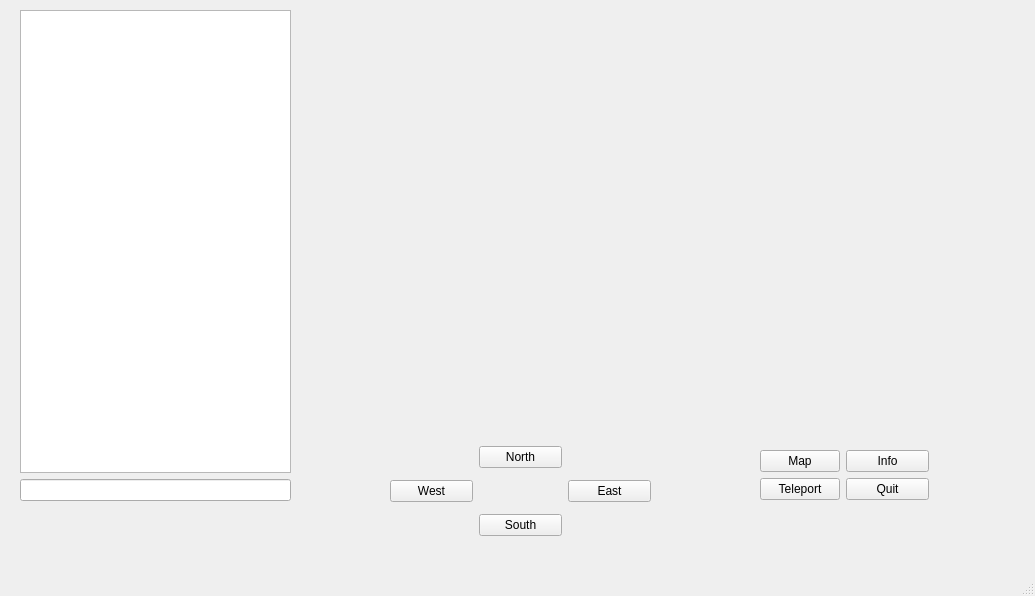
<?xml version="1.0" encoding="UTF-8"?>
<ui version="4.0">
 <class>MainWindow</class>
 <widget class="QMainWindow" name="MainWindow">
  <property name="geometry">
   <rect>
    <x>0</x>
    <y>0</y>
    <width>1035</width>
    <height>596</height>
   </rect>
  </property>
  <property name="windowTitle">
   <string>MainWindow</string>
  </property>
  <property name="documentMode">
   <bool>false</bool>
  </property>
  <widget class="QWidget" name="centralwidget">
   <widget class="QWidget" name="layoutWidget">
    <property name="geometry">
     <rect>
      <x>390</x>
      <y>440</y>
      <width>261</width>
      <height>103</height>
     </rect>
    </property>
    <layout class="QGridLayout" name="gridLayout">
     <item row="1" column="0">
      <widget class="QPushButton" name="westButton">
       <property name="text">
        <string>West</string>
       </property>
      </widget>
     </item>
     <item row="1" column="2">
      <widget class="QPushButton" name="eastButton">
       <property name="text">
        <string>East</string>
       </property>
      </widget>
     </item>
     <item row="2" column="1">
      <widget class="QPushButton" name="southButton">
       <property name="text">
        <string>South</string>
       </property>
      </widget>
     </item>
     <item row="0" column="1">
      <widget class="QPushButton" name="northButton">
       <property name="text">
        <string>North</string>
       </property>
      </widget>
     </item>
    </layout>
   </widget>
   <widget class="QWidget" name="verticalLayoutWidget">
    <property name="geometry">
     <rect>
      <x>20</x>
      <y>10</y>
      <width>271</width>
      <height>491</height>
     </rect>
    </property>
    <layout class="QVBoxLayout" name="verticalLayout">
     <item>
      <widget class="QTextEdit" name="outputConsole"/>
     </item>
     <item>
      <widget class="QLineEdit" name="lineEdit"/>
     </item>
    </layout>
   </widget>
   <widget class="QWidget" name="horizontalLayoutWidget">
    <property name="geometry">
     <rect>
      <x>330</x>
      <y>30</y>
      <width>701</width>
      <height>401</height>
     </rect>
    </property>
    <layout class="QHBoxLayout" name="horizontalLayout"/>
   </widget>
   <widget class="QWidget" name="formLayoutWidget">
    <property name="geometry">
     <rect>
      <x>760</x>
      <y>450</y>
      <width>169</width>
      <height>74</height>
     </rect>
    </property>
    <layout class="QFormLayout" name="formLayout">
     <item row="2" column="0">
      <widget class="QPushButton" name="teleportButton">
       <property name="text">
        <string>Teleport</string>
       </property>
      </widget>
     </item>
     <item row="2" column="1">
      <widget class="QPushButton" name="quitButton">
       <property name="text">
        <string>Quit</string>
       </property>
      </widget>
     </item>
     <item row="0" column="0">
      <widget class="QPushButton" name="mapButton">
       <property name="text">
        <string>Map</string>
       </property>
      </widget>
     </item>
     <item row="0" column="1">
      <widget class="QPushButton" name="infoButton">
       <property name="text">
        <string>Info</string>
       </property>
      </widget>
     </item>
    </layout>
   </widget>
  </widget>
  <widget class="QMenuBar" name="menubar">
   <property name="geometry">
    <rect>
     <x>0</x>
     <y>0</y>
     <width>1035</width>
     <height>21</height>
    </rect>
   </property>
  </widget>
  <widget class="QStatusBar" name="statusbar"/>
 </widget>
 <resources/>
 <connections/>
</ui>
